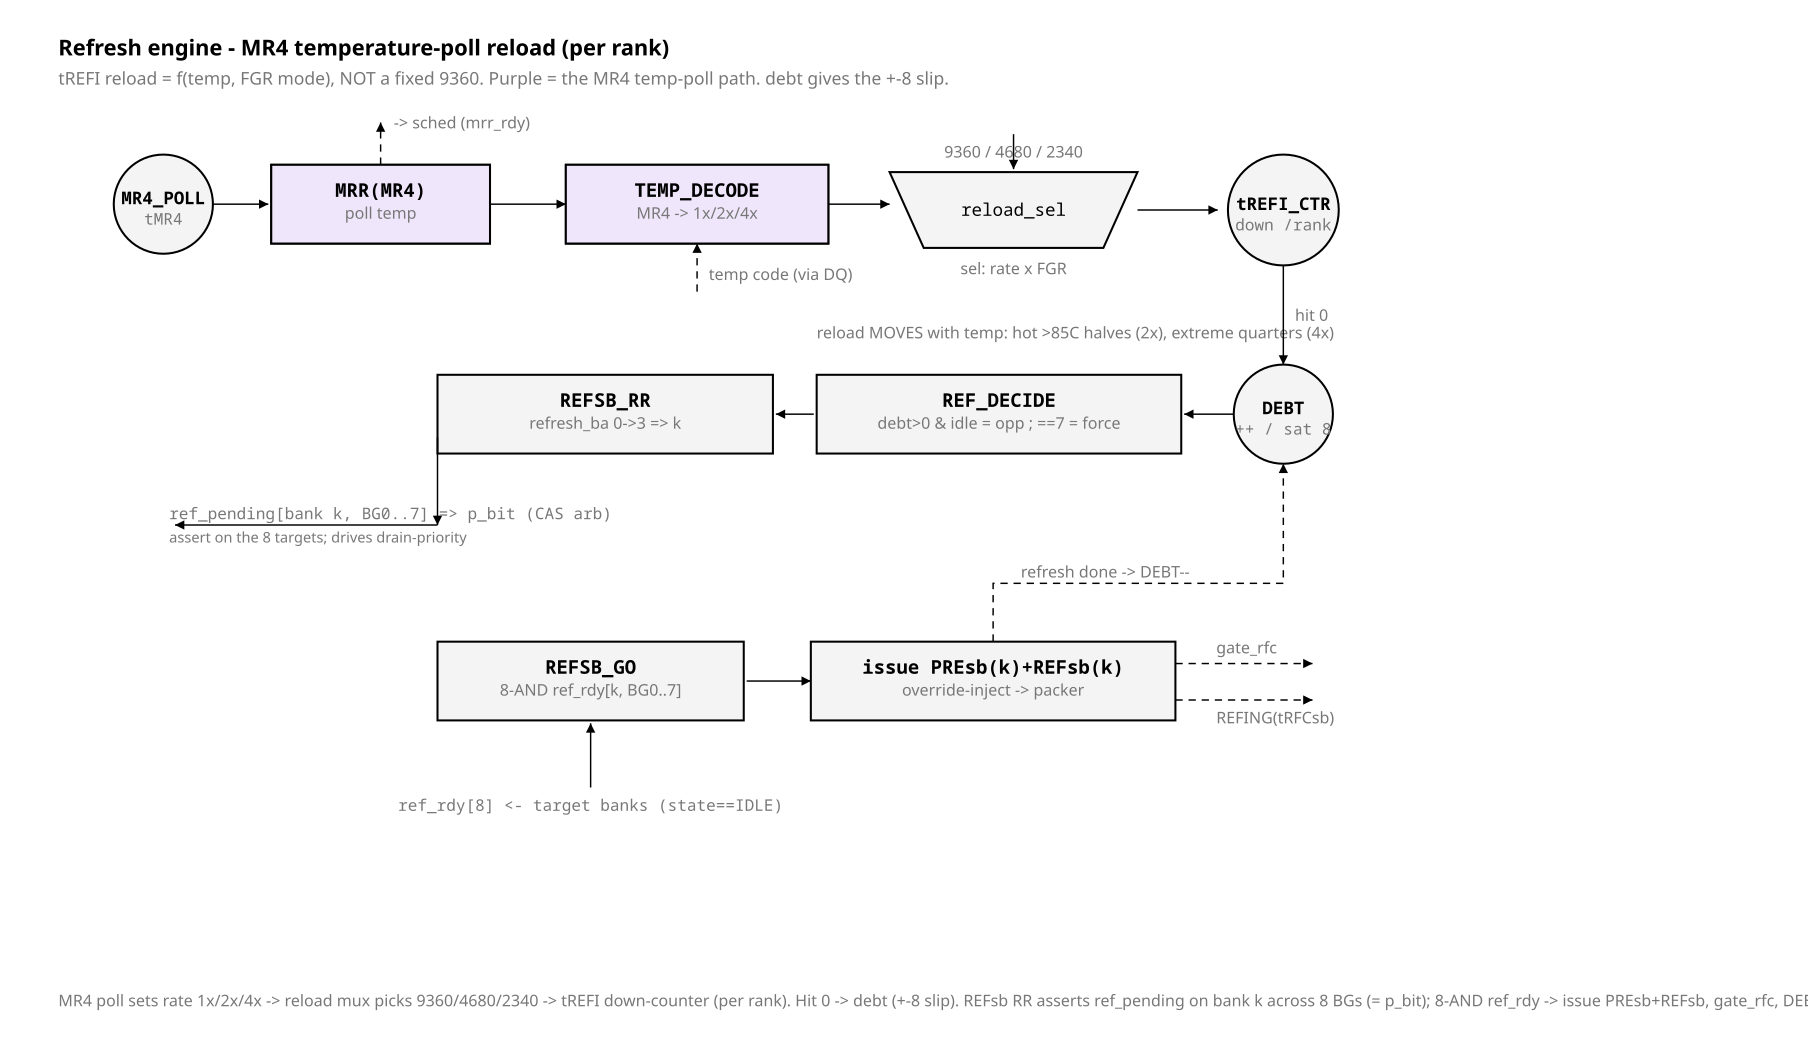

Write the Python code that produced this figure.
from rtlfig import (Fig, MUTED, FILL_NEW, FILL_LOGIC, FILL_CELL, FAINT, INK, W_CELL)

# fig_29 — refresh engine with the MR4 temperature-poll reload path.
# Invariant: tREFI reload is f(temp, FGR) — not a constant 9360. MR4 poll ->
# rate 1x/2x/4x -> reload mux; debt gives the +-8 slip; REFsb RR issues.
# Highlighted (purple) = the temp-poll path.

f = Fig(1240, 720)


def cnote(x, y, s):
    f.text(x, y, s, size=11, mono=False, fill=MUTED)


# ---------------- header ----------------
f.text(40, 38, "Refresh engine - MR4 temperature-poll reload (per rank)",
       size=15, mono=False, bold=True)
f.note(40, 58, "tREFI reload = f(temp, FGR mode), NOT a fixed 9360. Purple = the "
               "MR4 temp-poll path. debt gives the +-8 slip.")

# ======== ROW A : temp poll -> rate -> reload -> tREFI counter ========
mp = f.counter(112, 140, 34, "MR4_POLL", "tMR4")
mr = f.logic(186, 113, 150, 54, "MRR(MR4)", "poll temp", top=True)
f.line(146, 140, 184, 140, arrow=True)
f.line(336, 140, 388, 140, arrow=True)
td = f.logic(388, 113, 180, 54, "TEMP_DECODE", "MR4 -> 1x/2x/4x", top=True)
# MRR goes to scheduler (maint inject) and temp returns
f.line(261, 113, 261, 84, arrow=True, dashed=True)
cnote(270, 88, "-> sched (mrr_rdy)")
f.line(478, 200, 478, 167, arrow=True, dashed=True)
cnote(486, 192, "temp code (via DQ)")
# reload mux
f.line(568, 140, 610, 140, arrow=True)
rm = f.mux(610, 118, 170, 52, "reload_sel")
f.text(695, 108, "9360 / 4680 / 2340", size=11, mono=False, anchor="middle", fill=MUTED)
f.line(695, 92, 695, 116, arrow=True)
f.text(695, 188, "sel: rate x FGR", size=11, mono=False, anchor="middle", fill=MUTED)
# tREFI counter
f.line(780, 144, 835, 144, arrow=True)
tc = f.counter(880, 144, 38, "tREFI_CTR", "down /rank")
cnote(560, 232, "reload MOVES with temp: hot >85C halves (2x), extreme quarters (4x)")

# highlight the temp path (redraw fills)
for blk in (mr, td):
    f.rect(blk.x, blk.y, blk.w, blk.h, fill=FILL_NEW, width=W_CELL)
    f.text(blk.cx, blk.y + 22, "MRR(MR4)" if blk is mr else "TEMP_DECODE",
           size=13, anchor="middle", bold=True)
    f.text(blk.cx, blk.y + 37, "poll temp" if blk is mr else "MR4 -> 1x/2x/4x",
           size=11, mono=False, anchor="middle", fill=MUTED)

# ======== ROW B : counter -> debt -> decide -> RR -> ref_pending ========
f.line(880, 182, 880, 250, arrow=True)
cnote(888, 220, "hit 0")
db = f.counter(880, 284, 34, "DEBT", "++ / sat 8")
dd = f.logic(560, 257, 250, 54, "REF_DECIDE",
             "debt>0 & idle = opp ; ==7 = force", top=True)
f.line(846, 284, 812, 284, arrow=True)
rr = f.logic(300, 257, 230, 54, "REFSB_RR", "refresh_ba 0->3  => k", top=True)
f.line(558, 284, 532, 284, arrow=True)
# ref_pending out (down-left, to banks / p_bit)
f.line(300, 300, 300, 360, arrow=True)
f.path("M300 360 H120", arrow=True)
f.text(116, 356, "ref_pending[bank k, BG0..7]  =>  p_bit (CAS arb)", size=11,
       anchor="start", fill=MUTED)
f.text(116, 372, "assert on the 8 targets; drives drain-priority", size=10,
       mono=False, anchor="start", fill=MUTED)

# ======== ROW C : feedback - ref_rdy -> go -> issue ========
go = f.logic(300, 440, 210, 54, "REFSB_GO", "8-AND ref_rdy[k, BG0..7]", top=True)
f.line(405, 540, 405, 496, arrow=True)
f.text(405, 556, "ref_rdy[8]  <-  target banks (state==IDLE)", size=11,
       anchor="middle", fill=MUTED)
f.line(512, 467, 556, 467, arrow=True)
iss = f.logic(556, 440, 250, 54, "issue PREsb(k)+REFsb(k)",
              "override-inject -> packer", top=True)
# outputs: gate_rfc, REFING, debt--
f.line(806, 455, 900, 455, arrow=True, dashed=True)
cnote(834, 448, "gate_rfc")
f.line(806, 480, 900, 480, arrow=True, dashed=True)
cnote(834, 496, "REFING(tRFCsb)")
f.path("M681 440 V400 H880 V318", arrow=True, dashed=True)
cnote(700, 396, "refresh done -> DEBT--")

f.caption(40, 690,
          "MR4 poll sets rate 1x/2x/4x -> reload mux picks 9360/4680/2340 -> tREFI "
          "down-counter (per rank). Hit 0 -> debt (+-8 slip). REFsb RR asserts "
          "ref_pending on bank k across 8 BGs (= p_bit); 8-AND ref_rdy -> issue "
          "PREsb+REFsb, gate_rfc, DEBT--.")

f.save("fig_29_refresh_engine.svg")
print("wrote fig_29_refresh_engine.svg")
